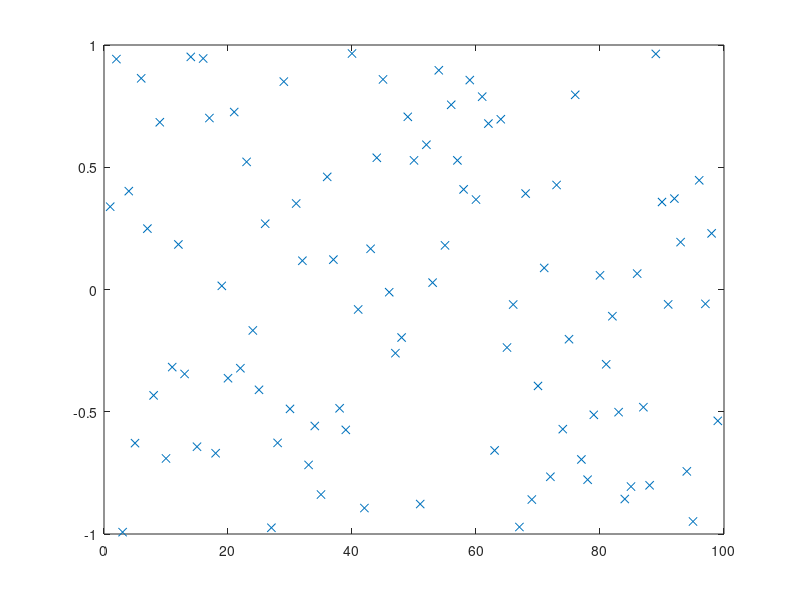

Write MATLAB code to recreate this figure. (Note: this script raises an error after producing the figure.)
% script <a href="matlab:RC_MergeSortTest">RC_MergeSortTest</a>
% Test <a href="matlab:help RC_MergeSort">RC_MergeSort</a> on a random set of data.
% See <a href="matlab:RCweb">Numerical Renaissance: simulation, optimization, & control</a>, Section 7.1.4.
% Part of <a href="matlab:help RCC">Numerical Renaissance Codebase 1.0</a>, <a href="matlab:help RCchap07">Chapter 7</a>; please read the <a href="matlab:help RCcopyleft">copyleft</a>.

n=99; D=2*rand(n,1)-1; close all, plot(D(:,1),'x'), pause(0.5)
[D,index]=RC_MergeSort(D,1,n);       plot(D(:,1),'x')

% end script RC_MergeSortTest
